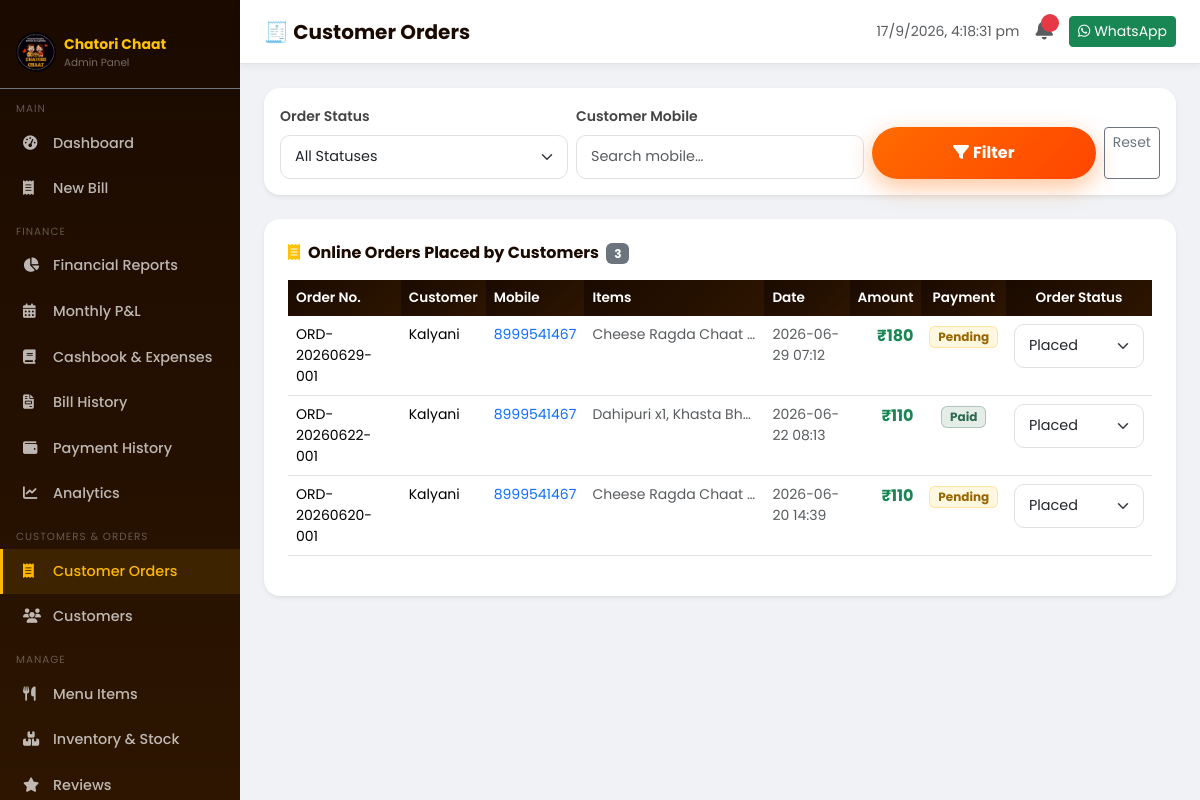
/admin/orders (signed in), run on the app's committed database.
### tables this page shows
CREATE TABLE orders (
            id INTEGER PRIMARY KEY AUTOINCREMENT,
            order_number TEXT UNIQUE NOT NULL,
            customer_id INTEGER,
            customer_name TEXT,
            mobile TEXT,
            subtotal REAL DEFAULT 0,
            discount REAL DEFAULT 0,
            gst REAL DEFAULT 0,
            grand_total REAL DEFAULT 0,
            payment_method TEXT DEFAULT 'UPI',
            payment_status TEXT DEFAULT 'Pending',
            order_status TEXT DEFAULT 'Placed',
            upi_ref TEXT,
            bill_id INTEGER,
            created_at TIMESTAMP DEFAULT CURRENT_TIMESTAMP,
            FOREIGN KEY(customer_id) REFERENCES customers(id),
            FOREIGN KEY(bill_id) REFERENCES bills(id)
        );

### app.py (the view)
@app.route('/admin/orders')
@login_required
def admin_orders():
    conn = get_db()
    status_filter = request.args.get('status','')
    mobile_filter = request.args.get('mobile','')
    q = """SELECT o.*, GROUP_CONCAT(oi.item_name||' x'||oi.quantity, ', ') as items_summary
        FROM orders o LEFT JOIN order_items oi ON o.id=oi.order_id WHERE 1=1"""
    params = []
    if status_filter: q += " AND o.order_status=?"; params.append(status_filter)
    if mobile_filter: q += " AND o.mobile LIKE ?"; params.append(f'%{mobile_filter}%')
    q += " GROUP BY o.id ORDER BY o.created_at DESC LIMIT 200"
    orders = conn.execute(q, params).fetchall()
    conn.close()
    return render_template('admin/orders.html', orders=orders, status_filter=status_filter, mobile_filter=mobile_filter)

### app.py (called while the page is built)
def get_db():
    conn = sqlite3.connect(DB_PATH)
    conn.row_factory = sqlite3.Row
    conn.execute("PRAGMA foreign_keys = ON")
    return conn

def login_required(f):
    @wraps(f)
    def decorated(*args, **kwargs):
        if not session.get('admin'):
            return redirect(url_for('login'))
        return f(*args, **kwargs)
    return decorated

### templates/admin/orders.html (shortened to what this page needs)
{% extends "admin/base_admin.html" %}
{% block page_title %}🧾 Customer Orders{% endblock %}
{% block content %}
<div class="bg-white rounded-4 shadow-sm p-3 mb-4">
  <form method="GET" action="/admin/orders" class="row g-2 align-items-end">
    <div class="col-sm-4">
      <label class="form-label small fw-600">Order Status</label>
      <select name="status" class="form-select form-select-sm">
        <option value="">All Statuses</option>
      </select>
    </div>
    <div class="col-sm-4">
      <label class="form-label small fw-600">Customer Mobile</label>
      <input type="text" name="mobile" class="form-control form-control-sm" placeholder="Search mobile…" value="{{ mobile_filter }}">
    </div>
    <div class="col-sm-4 d-flex gap-2">
      <button type="submit" class="btn btn-saffron btn-sm flex-grow-1"><i class="fas fa-filter me-1"></i>Filter</button>
      <a href="/admin/orders" class="btn btn-outline-secondary btn-sm">Reset</a>
    </div>
  </form>
</div>
<div class="bg-white rounded-4 shadow-sm p-4">
  <div class="d-flex justify-content-between align-items-center mb-3">
    <h6 class="fw-bold mb-0"><i class="fas fa-receipt text-warning me-2"></i>Online Orders Placed by Customers <span class="badge bg-secondary ms-1">{{ orders|length }}</span></h6>
  </div>
  <div class="table-responsive">
    <table class="table table-cc table-hover">
      <thead>
        <tr>
          <th>Order No.</th><th>Customer</th><th>Mobile</th><th>Items</th><th>Date</th>
          <th class="text-end">Amount</th><th class="text-center">Payment</th><th class="text-center">Order Status</th>
        </tr>
      </thead>
      <tbody>
        {% for o in orders %}
        <tr id="order-{{ o.id }}">
          <td class="small fw-600">{{ o.order_number }}</td>
          <td class="small">{{ o.customer_name }}</td>
          <td class="small"><a href="tel:{{ o.mobile }}" class="text-decoration-none">{{ o.mobile }}</a></td>
          <td class="small text-muted" style="max-width:180px;overflow:hidden;text-overflow:ellipsis;white-space:nowrap;" title="{{ o.items_summary }}">{{ o.items_summary or '—' }}</td>
          <td class="small text-muted">{{ o.created_at[:16] if o.created_at else '' }}</td>
          <td class="text-end fw-bold text-success">₹{{ "%.0f"|format(o.grand_total) }}</td>
          <td class="text-center"><span class="badge {% if o.payment_status=='Paid' %}badge-paid{% else %}badge-pending{% endif %}">{{ o.payment_status }}</span></td>
          <td class="text-center">
            <select class="form-select form-select-sm status-select" data-id="{{ o.id }}" style="min-width:130px;">
              {% for s in ['Placed','Preparing','Ready','Completed','Cancelled'] %}
              <option value="{{ s }}" {% if o.order_status==s %}selected{% endif %}>{{ s }}</option>
              {% endfor %}
            </select>
          </td>
        </tr>
        {% else %}
        <tr><td colspan="8" class="text-center text-muted py-5">
          <i class="fas fa-receipt fs-2 opacity-25 d-block mb-2"></i>No online orders yet. Customers placing orders via the Menu page will appear here.
        </td></tr>
        {% endfor %}
      </tbody>
    </table>
  </div>
</div>
{% endblock %}

### static/css/style.css (style rules this page uses)
:root { --saffron: #FF6B00; --turmeric: #FFB800; --chili: #E63946; --leaf: #2D6A4F; --leaf-light: #40916C; --dark: #1A0A00; --dark2: #2D1500; --cream: #FFF8F0; --text-dark: #1A0A00; --radius: 16px; --shadow: 0 8px 32px rgba(255,107,0,0.15); }
* { box-sizing: border-box; }
body { font-family: 'Poppins', sans-serif; background: var(--cream); color: var(--text-dark); overflow-x: hidden; }
.btn-saffron { background: linear-gradient(135deg, var(--saffron), #FF4500); color: white; border: none; padding: 14px 32px; border-radius: 50px; font-weight: 700; font-size: 1rem; transition: all 0.3s; box-shadow: 0 8px 24px rgba(255,107,0,0.4); }
.form-control, .form-select { border-radius: 10px; border: 1.5px solid #e0e0e0; padding: 10px 14px; font-size: 0.9rem; transition: border-color 0.2s, box-shadow 0.2s; }
.form-label { font-weight: 600; font-size: 0.875rem; color: #444; }
.table-cc thead th { background: linear-gradient(135deg, var(--dark), var(--dark2)); color: white; border: none; font-weight: 600; font-size: 0.85rem; }
.badge-paid { background: rgba(45,106,79,0.12); color: var(--leaf); border: 1px solid rgba(45,106,79,0.3); }
.badge-pending { background: rgba(255,184,0,0.12); color: #996600; border: 1px solid rgba(255,184,0,0.3); }

### data on the page
orders: order_number "ORD-20260629-001", customer_name "Kalyani", mobile "8999541467", items_summary "Cheese Ragda Chaat…", created_at "2026-06-29 07:12", grand_total "180", payment_status "Pending", order_status+id "Placed"
orders: order_number "ORD-20260622-001", customer_name "Kalyani", mobile "8999541467", items_summary "Dahipuri x1, Khasta Bh…", created_at "2026-06-22 08:13", grand_total "110", payment_status "Paid", order_status+id "Placed"
orders: order_number "ORD-20260620-001", customer_name "Kalyani", mobile "8999541467", items_summary "Cheese Ragda Chaat…", created_at "2026-06-20 14:39", grand_total "110", payment_status "Pending", order_status+id "Placed"

### other printed values
{{ orders|length }} "3"
